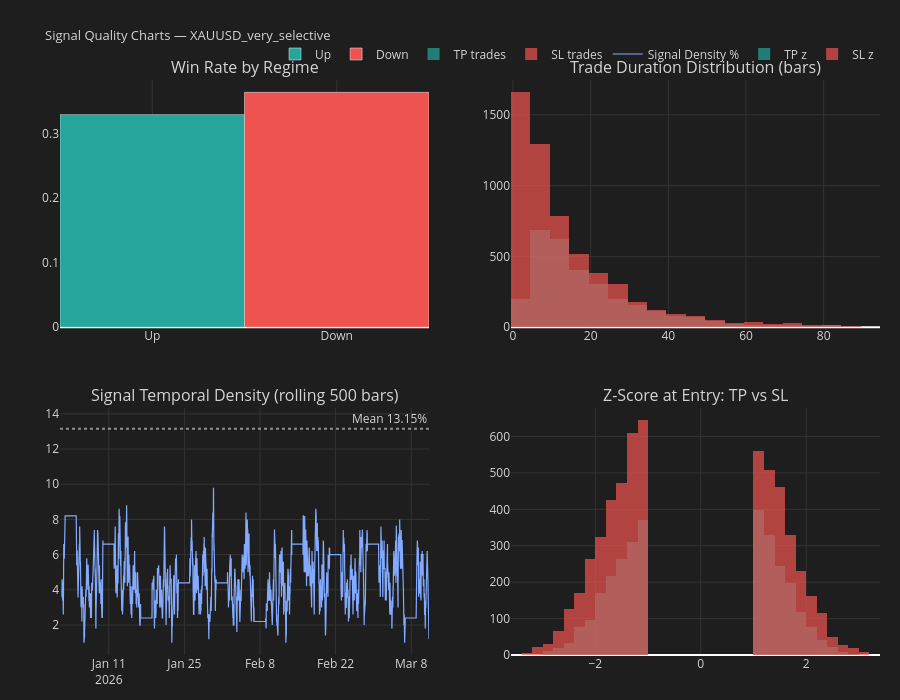

This figure's notebook cell:
### Code cell
# ── Signal Quality Charts ──────────────────────────────────────────────────────
win_durations  = (df_signals.loc[winning.index, 't_end'] - winning.index).clip(lower=0)
loss_durations = (df_signals.loc[losing.index,  't_end'] - losing.index).clip(lower=0)

fig = make_subplots(
    rows=2, cols=2,
    subplot_titles=[
        'Win Rate by Regime',
        'Trade Duration Distribution (bars)',
        'Signal Temporal Density (rolling 500 bars)',
        'Z-Score at Entry: TP vs SL',
    ],
    vertical_spacing=0.14, horizontal_spacing=0.10,
)

# ─ Win rate by regime ──────────────────────────────────────────────────────────
if 'regime' in df_signals.columns:
    for rv, rname, rc in [(1,'Up','#26a69a'), (0,'Range','#aaaaaa'), (-1,'Down','#ef5350')]:
        sub = df_signals[df_signals['regime'] == rv]
        if len(sub) == 0:
            continue
        fig.add_trace(go.Bar(name=rname, x=[rname], y=[(sub['label']==1).mean()],
                             marker_color=rc, showlegend=True), row=1, col=1)

# ─ Duration histogram ──────────────────────────────────────────────────────────
if len(win_durations):
    fig.add_trace(go.Histogram(x=win_durations, nbinsx=30, name='TP trades',
                               marker_color='#26a69a', opacity=0.7, showlegend=True), row=1, col=2)
if len(loss_durations):
    fig.add_trace(go.Histogram(x=loss_durations, nbinsx=30, name='SL trades',
                               marker_color='#ef5350', opacity=0.7, showlegend=True), row=1, col=2)

# ─ Temporal density (rolling 500 bars) ─────────────────────────────────────────
_ROLL = 500
_sig_series              = pd.Series(0, index=df.index)
_sig_series.loc[df.index[df['target'] != 0]] = 1
_rolling_density         = _sig_series.rolling(_ROLL).mean() * 100

fig.add_trace(go.Scatter(x=df['Time'], y=_rolling_density, mode='lines',
                         line=dict(color='#82aaff', width=1.2), name='Signal Density %',
                         showlegend=True), row=2, col=1)
fig.add_hline(y=density, line_dash='dot', line_color='rgba(255,255,255,0.5)',
              annotation_text=f'Mean {density:.2f}%', row=2, col=1)

# ─ Z-score at entry ─────────────────────────────────────────────────────────────
if 'z' in df_signals.columns:
    if len(winning):
        fig.add_trace(go.Histogram(x=winning['z'].clip(-4, 4), nbinsx=40, name='TP z',
                                   marker_color='#26a69a', opacity=0.7, showlegend=True), row=2, col=2)
    if len(losing):
        fig.add_trace(go.Histogram(x=losing['z'].clip(-4, 4), nbinsx=40, name='SL z',
                                   marker_color='#ef5350', opacity=0.7, showlegend=True), row=2, col=2)

fig.update_layout(
    height=700,
    title=dict(text=f'Signal Quality Charts — {PARAM_KEY}', font_size=13),
    paper_bgcolor='#1e1e1e', plot_bgcolor='#1e1e1e', font=dict(color='#d4d4d4'),
    barmode='overlay',
    legend=dict(orientation='h', yanchor='bottom', y=1.02, xanchor='right', x=1),
    margin=dict(l=60, r=20, t=80, b=40),
)
for _ax in ['xaxis','yaxis','xaxis2','yaxis2','xaxis3','yaxis3','xaxis4','yaxis4']:
    fig.update_layout(**{_ax: dict(gridcolor='#333')})
fig.show()

### Figure 1 — Plotly figure (JSON) as saved in the notebook; plotly's stock layout.template omitted (floating-point values rounded to 4 significant figures; data arrays with more than 128 entries replaced by an {"elided": "..."} marker saying what was removed)
{"data": [{"marker": {"color": "#26a69a"}, "name": "Up", "showlegend": true, "type": "bar", "x": ["Up"], "xaxis": "x", "y": [0.3291], "yaxis": "y"}, {"marker": {"color": "#ef5350"}, "name": "Down", "showlegend": true, "type": "bar", "x": ["Down"], "xaxis": "x", "y": [0.3636], "yaxis": "y"}, {"marker": {"color": "#26a69a"}, "name": "TP trades", "nbinsx": 30, "opacity": 0.7, "showlegend": true, "type": "histogram", "x": {"elided": "3009 int values"}, "xaxis": "x2", "yaxis": "y2"}, {"marker": {"color": "#ef5350"}, "name": "SL trades", "nbinsx": 30, "opacity": 0.7, "showlegend": true, "type": "histogram", "x": {"elided": "5630 int values"}, "xaxis": "x2", "yaxis": "y2"}, {"line": {"color": "#82aaff", "width": 1.2}, "mode": "lines", "name": "Signal Density %", "showlegend": true, "type": "scatter", "x": {"elided": "66355 str values"}, "xaxis": "x3", "y": {"elided": "66355 float values"}, "yaxis": "y3"}, {"marker": {"color": "#26a69a"}, "name": "TP z", "nbinsx": 40, "opacity": 0.7, "showlegend": true, "type": "histogram", "x": {"elided": "3009 float values"}, "xaxis": "x4", "yaxis": "y4"}, {"marker": {"color": "#ef5350"}, "name": "SL z", "nbinsx": 40, "opacity": 0.7, "showlegend": true, "type": "histogram", "x": {"elided": "5630 float values"}, "xaxis": "x4", "yaxis": "y4"}], "layout": {"annotations": [{"font": {"size": 16}, "showarrow": false, "text": "Win Rate by Regime", "x": 0.225, "xanchor": "center", "xref": "paper", "y": 1, "yanchor": "bottom", "yref": "paper"}, {"font": {"size": 16}, "showarrow": false, "text": "Trade Duration Distribution (bars)", "x": 0.775, "xanchor": "center", "xref": "paper", "y": 1, "yanchor": "bottom", "yref": "paper"}, {"font": {"size": 16}, "showarrow": false, "text": "Signal Temporal Density (rolling 500 bars)", "x": 0.225, "xanchor": "center", "xref": "paper", "y": 0.43, "yanchor": "bottom", "yref": "paper"}, {"font": {"size": 16}, "showarrow": false, "text": "Z-Score at Entry: TP vs SL", "x": 0.775, "xanchor": "center", "xref": "paper", "y": 0.43, "yanchor": "bottom", "yref": "paper"}, {"showarrow": false, "text": "Mean 13.15%", "x": 1, "xanchor": "right", "xref": "x3 domain", "y": 13.15, "yanchor": "bottom", "yref": "y3"}], "barmode": "overlay", "font": {"color": "#d4d4d4"}, "height": 700, "legend": {"orientation": "h", "x": 1, "xanchor": "right", "y": 1.02, "yanchor": "bottom"}, "margin": {"b": 40, "l": 60, "r": 20, "t": 80}, "paper_bgcolor": "#1e1e1e", "plot_bgcolor": "#1e1e1e", "shapes": [{"line": {"color": "rgba(255,255,255,0.5)", "dash": "dot"}, "type": "line", "x0": 0, "x1": 1, "xref": "x3 domain", "y0": 13.15, "y1": 13.15, "yref": "y3"}], "title": {"font": {"size": 13}, "text": "Signal Quality Charts — XAUUSD_very_selective"}, "xaxis": {"anchor": "y", "domain": [0, 0.45], "gridcolor": "#333"}, "xaxis2": {"anchor": "y2", "domain": [0.55, 1], "gridcolor": "#333"}, "xaxis3": {"anchor": "y3", "domain": [0, 0.45], "gridcolor": "#333"}, "xaxis4": {"anchor": "y4", "domain": [0.55, 1], "gridcolor": "#333"}, "yaxis": {"anchor": "x", "domain": [0.57, 1], "gridcolor": "#333"}, "yaxis2": {"anchor": "x2", "domain": [0.57, 1], "gridcolor": "#333"}, "yaxis3": {"anchor": "x3", "domain": [0, 0.43], "gridcolor": "#333"}, "yaxis4": {"anchor": "x4", "domain": [0, 0.43], "gridcolor": "#333"}}}
